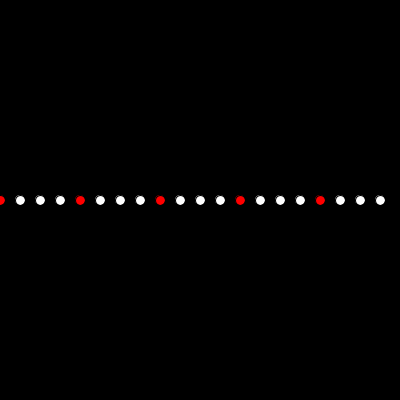
Frame 1 (no input)
Frame 60 (the mouse pressed at the canvas centre just before this capture): identical to frame 1, image omitted
Frame 120 (the mouse held since frame 60 and released just before this capture): identical to frame 1, image omitted

The Processing sketch that drew this single still picture (run headless with seeded random() and noise(); from frame 60 on, the mouse is pressed at the canvas centre):

// Processing sketch: intro
// ── intro.pde
void setup(){
  size(400,400);
}

void draw(){
  background(0);
  
  //loop
  for(int i = 0; i<20; i++){
    //if condition
    if(i % 4 == 0){
      fill(255,0,0);
    }else{
      fill(255);
    }
    ellipse(20*i,height/2,10,10);
  }
}
